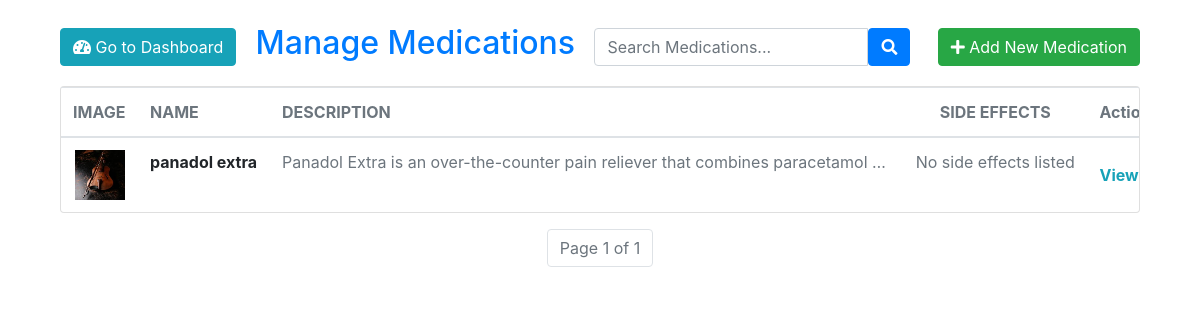
/medication/medications/, run on an earlier commit of the app's database.
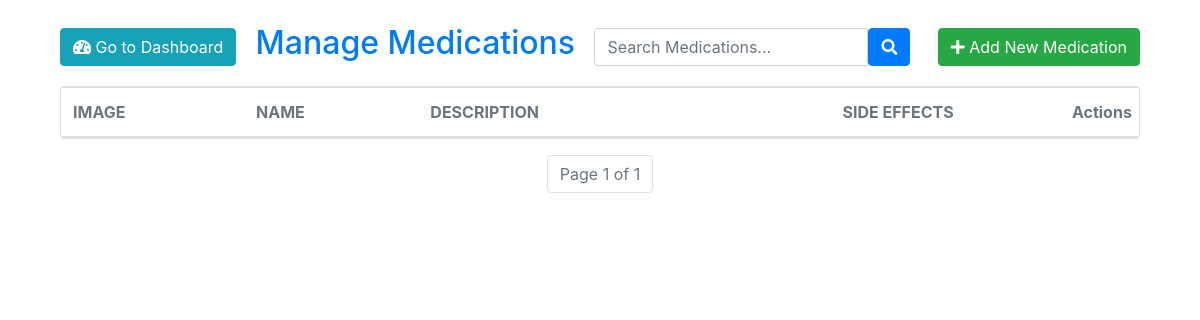
And on a later commit of the database.
### Medication/models.py (models this page shows, shortened)
class Medication(models.Model):
    name = models.CharField(max_length=100)
    description = models.TextField()
    image = models.ImageField(upload_to='medications/', blank=True, null=True)
    side_effects = models.ManyToManyField('SideEffect', related_name='medications', blank=True)

### Medication/views.py (the view)
# urls.py: path('medications/', views.medication_list, name='medication_list'),
def medication_list(request):
    search_query = request.GET.get('search', '')
    medications = Medication.objects.filter(
        Q(name__icontains=search_query) |
        Q(description__icontains=search_query) |
        Q(side_effects__description__icontains=search_query)
    ).distinct()
    paginator = Paginator(medications, 5)
    page_number = request.GET.get('page')
    page_obj = paginator.get_page(page_number)
    return render(request, 'medication/medication_list.html', {'page_obj': page_obj, 'search_query': search_query})

### Medication/templates/medication/medication_list.html (shortened to what the changed rows need)
{% extends "base.html" %}
{% block content %}
{% load static %}
<div class="container-xl mt-4">
    <div class="d-flex justify-content-between align-items-center mb-3">
        <h2 class="text-primary">Manage Medications</h2>
    </div>
    <div class="card">
        <div class="table-responsive">
            <table class="table align-items-center mb-0" style="min-width: 1200px;">
                <thead>
                    <tr>
                        <th class="text-uppercase text-secondary text-xxs font-weight-bolder opacity-7">Image</th>
                        <th class="text-uppercase text-secondary text-xxs font-weight-bolder opacity-7 ps-2">Name</th>
                        <th class="text-uppercase text-secondary text-xxs font-weight-bolder opacity-7 ps-2">Description</th>
                        <th class="text-center text-uppercase text-secondary text-xxs font-weight-bolder opacity-7">Side Effects</th>
                        <th class="text-secondary opacity-7">Actions</th>
                    </tr>
                </thead>
                <tbody>
                    {% for medication in page_obj %}
                    <tr>
                        <td class="text-center">
                            {% if medication.image %}
                                <img src="{{ medication.image.url }}" alt="{{ medication.name }}" class="avatar avatar-sm" style="width: 50px; height: 50px;">
                            {% else %}
                                <span class="text-secondary text-xs">No image available</span>
                            {% endif %}
                        </td>
                        <td>
                            <p class="text-xs font-weight-bold mb-0">{{ medication.name }}</p>
                        </td>
                        <td>
                            <p class="text-xs text-secondary mb-0">{{ medication.description|truncatewords:10 }}</p>
                        </td>
                        <td class="text-center">
                            {% if medication.side_effects.all %}
                                {% for side_effect in medication.side_effects.all %}
                                    <span class="badge badge-sm
                                        {% if side_effect.description == 'Nausea' %} bg-danger
                                        {% elif side_effect.description == 'Headache' %} bg-warning
                                        {% elif side_effect.description == 'Dizziness' %} bg-info
                                        {% elif side_effect.description == 'Fatigue' %} bg-secondary
                                        {% elif side_effect.description == 'Diarrhea' %} bg-primary
                                        {% elif side_effect.description == 'Constipation' %} bg-dark
                                        {% else %} bg-success
                                        {% endif %} text-white">
                                        {{ side_effect.description }}
                                    </span>
                                {% endfor %}
                            {% else %}
                                <span class="text-secondary text-xs">No side effects listed</span>
                            {% endif %}
                        </td>
                        <td class="align-middle">
                            <a href="{% url 'medication_detail' medication.pk %}" class="text-info font-weight-bold text-xs">View</a> |
                        </td>
                    </tr>
                    {% endfor %}
                </tbody>
            </table>
        </div>
    </div>
</div>
{% endblock %}

What changed in the data, as far as the page shows it:
removed Medication: image (picture), name "panadol extra", description "Panadol Extra is an over-the-counter pain reliever that combines paracetamol …", shows "No side effects listed"
